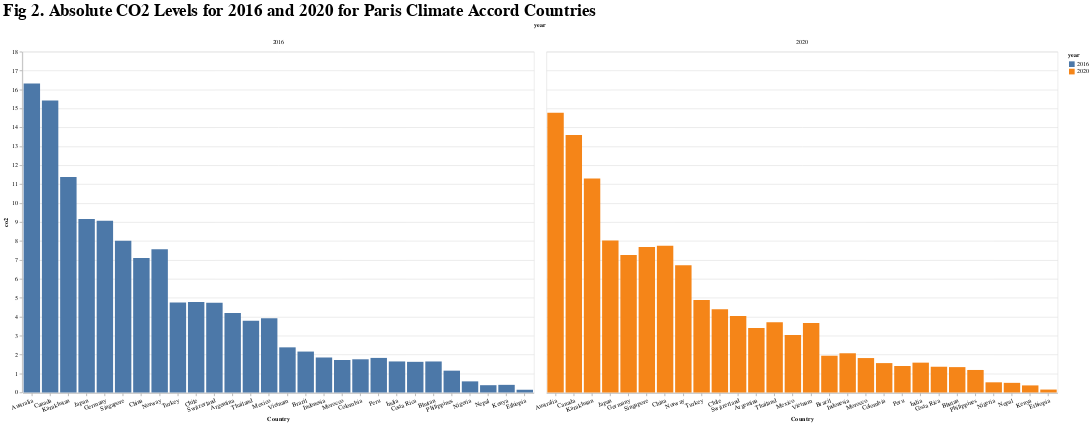

The cell this chart's notebook holds for it:
### Markdown cell above
### This line chart over time before and after the time of the policy (2016) gives us a rough idea of a before-after comparison  of the CO2 emissions for the countries that signed the Climate Accord. We also get an idea of the highest CO2 emitting countries, which appear to be Australia, Canada, and Kazakstan. More details of specific values for each year can be found by hovering over the graph. Overall, we get the impression that prior to the policy and after the policy, most countries either maintain CO2 levels or decrease them slightly over time.

### Code cell
df_2016 = complete_agreement_countries[complete_agreement_countries['year'] == 2016]
df_2020 = complete_agreement_countries[complete_agreement_countries['year'] == 2020]

comp_df = pd.concat([df_2016, df_2020])

selector = alt.selection_point(fields = ['country_name'])

base = alt.Chart(comp_df).properties(
    width=300,
    height=250,
).add_params(selector).configure_axis(
    labelFontSize=14, 
    titleFontSize=30  
)

chart = base.mark_bar().encode(
    x=alt.X('country_name:N', title='Country', sort='-y', axis=alt.Axis(labelAngle=-20)),
    y='co2:Q',
    column='year:N', 
    color='year:N',
    opacity=alt.condition(selector, alt.value(1), alt.value(0.1)),
    tooltip=['country_name', 'co2', 'year']
).properties(
    width=900,
    height=600,
).properties(
    title = "Fig 2. Absolute CO2 Levels for 2016 and 2020 for Paris Climate Accord Countries"
).configure_title(
    fontSize=30
).configure_axis(
    labelFontSize=11 
)
chart

### Figure 1 — Vega-Lite specification as saved in the notebook (floating-point values rounded to 4 significant figures)
{"config": {"view": {"continuousWidth": 300, "continuousHeight": 300}, "axis": {"labelFontSize": 11}, "title": {"fontSize": 30}}, "data": {"name": "data-6b0c119f5f308db8f43e8168c1e6064c"}, "mark": {"type": "bar"}, "encoding": {"color": {"field": "year", "type": "nominal"}, "column": {"field": "year", "type": "nominal"}, "opacity": {"condition": {"param": "param_4", "value": 1}, "value": 0.1}, "tooltip": [{"field": "country_name", "type": "nominal"}, {"field": "co2", "type": "quantitative"}, {"field": "year", "type": "quantitative"}], "x": {"axis": {"labelAngle": -20}, "field": "country_name", "sort": "-y", "title": "Country", "type": "nominal"}, "y": {"field": "co2", "type": "quantitative"}}, "height": 600, "params": [{"name": "param_4", "select": {"type": "point", "fields": ["country_name"]}}], "title": "Fig 2. Absolute CO2 Levels for 2016 and 2020 for Paris Climate Accord Countries", "width": 900, "$schema": "https://vega.github.io/schema/vega-lite/v5.16.3.json", "datasets": {"data-6b0c119f5f308db8f43e8168c1e6064c": [{"country_code": "BRA", "country_name": "Brazil", "region": "Latin America & Caribbean", "capital_city": "Brasilia", "income_group": "Upper middle income", "gov_effectiveness": -0.588, "pop_density": 25.64, "econ_status": "Developing", "group": "USAN", "year": 2016.0, "target": "Yes", "renewable_nrg_output": null, "renewable_nrg_consump": 45.46, "co2": 2.161, "gini": 53.3, "tree_loss": 5379000.0}, {"country_code": "BTN", "country_name": "Bhutan", "region": "South Asia", "capital_city": "Thimphu", "income_group": "Lower middle income", "gov_effectiveness": 0.556, "pop_density": 20.39, "econ_status": "Developing", "group": "SAARC", "year": 2016.0, "target": "No", "renewable_nrg_output": null, "renewable_nrg_consump": 85.02, "co2": 1.638, "gini": null, "tree_loss": 1963.0}, {"country_code": "CAN", "country_name": "Canada", "region": "North America", "capital_city": "Ottawa", "income_group": "High income: OECD", "gov_effectiveness": 1.567, "pop_density": 4.35, "econ_status": "Developed", "group": "USMCA", "year": 2016.0, "target": "No", "renewable_nrg_output": null, "renewable_nrg_consump": 21.62, "co2": 15.42, "gini": 32.7, "tree_loss": 2084000.0}, {"country_code": "CHE", "country_name": "Switzerland", "region": "Europe & Central Asia", "capital_city": "Bern", "income_group": "High income: OECD", "gov_effectiveness": 2.05, "pop_density": 220.3, "econ_status": "Developed", "group": "EFTA", "year": 2016.0, "target": "Yes", "renewable_nrg_output": null, "renewable_nrg_consump": 24.1, "co2": 4.737, "gini": 33.0, "tree_loss": 1679.0}, {"country_code": "CHL", "country_name": "Chile", "region": "Latin America & Caribbean", "capital_city": "Santiago", "income_group": "Upper middle income", "gov_effectiveness": 0.547, "pop_density": 26.22, "econ_status": "Developing", "group": "USAN", "year": 2016.0, "target": "Yes", "renewable_nrg_output": null, "renewable_nrg_consump": 24.55, "co2": 4.784, "gini": null, "tree_loss": 113900.0}, {"country_code": "CHN", "country_name": "China", "region": "East Asia & Pacific", "capital_city": "Beijing", "income_group": "Upper middle income", "gov_effectiveness": 0.495, "pop_density": 150.4, "econ_status": "Developing", "group": null, "year": 2016.0, "target": "Yes", "renewable_nrg_output": null, "renewable_nrg_consump": 12.6, "co2": 7.106, "gini": 38.5, "tree_loss": 718700.0}, {"country_code": "COL", "country_name": "Colombia", "region": "Latin America & Caribbean", "capital_city": "Bogota", "income_group": "Upper middle income", "gov_effectiveness": 0.014, "pop_density": 46.43, "econ_status": "Developing", "group": "USAN", "year": 2016.0, "target": "No", "renewable_nrg_output": null, "renewable_nrg_consump": 30.6, "co2": 1.754, "gini": 50.6, "tree_loss": 291000.0}, {"country_code": "CRI", "country_name": "Costa Rica", "region": "Latin America & Caribbean", "capital_city": "San Jose", "income_group": "Upper middle income", "gov_effectiveness": 0.053, "pop_density": 100.9, "econ_status": "Developing", "group": "CAIS", "year": 2016.0, "target": "No", "renewable_nrg_output": null, "renewable_nrg_consump": 34.11, "co2": 1.619, "gini": 48.7, "tree_loss": 13790.0}, {"country_code": "IDN", "country_name": "Indonesia", "region": "East Asia & Pacific", "capital_city": "Jakarta", "income_group": "Lower middle income", "gov_effectiveness": 0.437, "pop_density": 144.6, "econ_status": "Developing", "group": "ASEAN", "year": 2016.0, "target": "Yes", "renewable_nrg_output": 12.07, "renewable_nrg_consump": 27.77, "co2": 1.848, "gini": 39.3, "tree_loss": 2422000.0}, {"country_code": "IND", "country_name": "India", "region": "South Asia", "capital_city": "New Delhi", "income_group": "Lower middle income", "gov_effectiveness": 0.37, "pop_density": 473.4, "econ_status": "Developing", "group": "SAARC", "year": 2016.0, "target": "Yes", "renewable_nrg_output": null, "renewable_nrg_consump": 33.01, "co2": 1.64, "gini": 34.8, "tree_loss": 175400.0}, {"country_code": "JPN", "country_name": "Japan", "region": "East Asia & Pacific", "capital_city": "Tokyo", "income_group": "High income: OECD", "gov_effectiveness": 1.62, "pop_density": 344.8, "econ_status": "Developed", "group": null, "year": 2016.0, "target": "Yes", "renewable_nrg_output": null, "renewable_nrg_consump": 6.38, "co2": 9.167, "gini": null, "tree_loss": 54990.0}, {"country_code": "KAZ", "country_name": "Kazakhstan", "region": "Europe & Central Asia", "capital_city": "Astana", "income_group": "Upper middle income", "gov_effectiveness": 0.143, "pop_density": 7.038, "econ_status": "Developing", "group": null, "year": 2016.0, "target": "No", "renewable_nrg_output": null, "renewable_nrg_consump": 2.07, "co2": 11.38, "gini": 27.2, "tree_loss": 1289.0}, {"country_code": "KEN", "country_name": "Kenya", "region": "Sub-Saharan Africa", "capital_city": "Nairobi", "income_group": "Low income", "gov_effectiveness": -0.301, "pop_density": 93.13, "econ_status": "Developing", "group": null, "year": 2016.0, "target": "No", "renewable_nrg_output": null, "renewable_nrg_consump": 71.07, "co2": 0.4032, "gini": null, "tree_loss": 19050.0}, {"country_code": "DEU", "country_name": "Germany", "region": "Europe & Central Asia", "capital_city": "Berlin", "income_group": "High income: OECD", "gov_effectiveness": 1.29, "pop_density": 238.1, "econ_status": "Developed", "group": "EU", "year": 2016.0, "target": "Yes", "renewable_nrg_output": null, "renewable_nrg_consump": 14.24, "co2": 9.073, "gini": 31.4, "tree_loss": 26880.0}, {"country_code": "ETH", "country_name": "Ethiopia", "region": "Sub-Saharan Africa", "capital_city": "Addis ababa", "income_group": "Low income", "gov_effectiveness": -0.745, "pop_density": 106.6, "econ_status": "Developing", "group": null, "year": 2016.0, "target": "No", "renewable_nrg_output": null, "renewable_nrg_consump": 90.37, "co2": 0.1448, "gini": null, "tree_loss": 19580.0}, {"country_code": "ARG", "country_name": "Argentina", "region": "Latin America & Caribbean", "capital_city": "Buenos Aires", "income_group": "Upper middle income", "gov_effectiveness": -0.283, "pop_density": 16.74, "econ_status": "Developing", "group": "USAN", "year": 2016.0, "target": "Yes", "renewable_nrg_output": null, "renewable_nrg_consump": 9.38, "co2": 4.202, "gini": 42.0, "tree_loss": 230200.0}, {"country_code": "AUS", "country_name": "Australia", "region": "East Asia & Pacific", "capital_city": "Canberra", "income_group": "High income: OECD", "gov_effectiveness": 1.529, "pop_density": 3.339, "econ_status": "Developed", "group": null, "year": 2016.0, "target": "Yes", "renewable_nrg_output": null, "renewable_nrg_consump": 9.36, "co2": 16.32, "gini": 33.7, "tree_loss": 430900.0}, {"country_code": "MAR", "country_name": "Morocco", "region": "Middle East & North Africa", "capital_city": "Rabat", "income_group": "Lower middle income", "gov_effectiveness": -0.132, "pop_density": 83.08, "econ_status": "Developing", "group": null, "year": 2016.0, "target": "Yes", "renewable_nrg_output": null, "renewable_nrg_consump": 11.07, "co2": 1.717, "gini": null, "tree_loss": 2041.0}, {"country_code": "MEX", "country_name": "Mexico", "region": "Latin America & Caribbean", "capital_city": "Mexico City", "income_group": "Upper middle income", "gov_effectiveness": -0.281, "pop_density": 65.18, "econ_status": "Developing", "group": "USMCA", "year": 2016.0, "target": "No", "renewable_nrg_output": null, "renewable_nrg_consump": 9.22, "co2": 3.92, "gini": 47.7, "tree_loss": 274200.0}, {"country_code": "NGA", "country_name": "Nigeria", "region": "Sub-Saharan Africa", "capital_city": "Abuja", "income_group": "Lower middle income", "gov_effectiveness": -1.035, "pop_density": 234.3, "econ_status": "Developing", "group": null, "year": 2016.0, "target": "Yes", "renewable_nrg_output": null, "renewable_nrg_consump": 82.02, "co2": 0.5874, "gini": null, "tree_loss": 72190.0}, {"country_code": "NOR", "country_name": "Norway", "region": "Europe & Central Asia", "capital_city": "Oslo", "income_group": "High income: OECD", "gov_effectiveness": 1.942, "pop_density": 14.85, "econ_status": "Developed", "group": "EFTA", "year": 2016.0, "target": "No", "renewable_nrg_output": null, "renewable_nrg_consump": 58.37, "co2": 7.561, "gini": 28.5, "tree_loss": 60080.0}, {"country_code": "NPL", "country_name": "Nepal", "region": "South Asia", "capital_city": "Kathmandu", "income_group": "Low income", "gov_effectiveness": -0.917, "pop_density": 209.5, "econ_status": "Developing", "group": "SAARC", "year": 2016.0, "target": "No", "renewable_nrg_output": null, "renewable_nrg_consump": 79.2, "co2": 0.3853, "gini": null, "tree_loss": 999.0}, {"country_code": "PER", "country_name": "Peru", "region": "Latin America & Caribbean", "capital_city": "Lima", "income_group": "Upper middle income", "gov_effectiveness": -0.398, "pop_density": 26.34, "econ_status": "Developing", "group": "USAN", "year": 2016.0, "target": "No", "renewable_nrg_output": null, "renewable_nrg_consump": 27.2, "co2": 1.826, "gini": 43.6, "tree_loss": 231000.0}, {"country_code": "PHL", "country_name": "Philippines", "region": "East Asia & Pacific", "capital_city": "Manila", "income_group": "Lower middle income", "gov_effectiveness": 0.065, "pop_density": 381.9, "econ_status": "Developing", "group": "ASEAN", "year": 2016.0, "target": "Yes", "renewable_nrg_output": null, "renewable_nrg_consump": 28.51, "co2": 1.153, "gini": null, "tree_loss": 129100.0}, {"country_code": "SGP", "country_name": "Singapore", "region": "East Asia & Pacific", "capital_city": "Singapore", "income_group": "High income: nonOECD", "gov_effectiveness": 2.145, "pop_density": 7595.0, "econ_status": "Developed", "group": "ASEAN", "year": 2016.0, "target": "No", "renewable_nrg_output": null, "renewable_nrg_consump": 0.71, "co2": 8.02, "gini": null, "tree_loss": 154.0}, {"country_code": "THA", "country_name": "Thailand", "region": "East Asia & Pacific", "capital_city": "Bangkok", "income_group": "Upper middle income", "gov_effectiveness": 0.128, "pop_density": 140.2, "econ_status": "Developing", "group": "ASEAN", "year": 2016.0, "target": "Yes", "renewable_nrg_output": null, "renewable_nrg_consump": 22.43, "co2": 3.795, "gini": 36.9, "tree_loss": 171600.0}, {"country_code": "TUR", "country_name": "Turkey", "region": "Europe & Central Asia", "capital_city": "Ankara", "income_group": "Upper middle income", "gov_effectiveness": -0.199, "pop_density": 109.3, "econ_status": "Developing", "group": null, "year": 2016.0, "target": "Yes", "renewable_nrg_output": null, "renewable_nrg_consump": 13.23, "co2": 4.748, "gini": 41.9, "tree_loss": 25630.0}, {"country_code": "VNM", "country_name": "Vietnam", "region": "East Asia & Pacific", "capital_city": "Hanoi", "income_group": "Lower middle income", "gov_effectiveness": 0.175, "pop_density": 311.0, "econ_status": "Developing", "group": "ASEAN", "year": 2016.0, "target": "Yes", "renewable_nrg_output": null, "renewable_nrg_consump": 26.97, "co2": 2.384, "gini": 35.3, "tree_loss": 353400.0}, {"country_code": "BRA", "country_name": "Brazil", "region": "Latin America & Caribbean", "capital_city": "Brasilia", "income_group": "Upper middle income", "gov_effectiveness": -0.588, "pop_density": 25.64, "econ_status": "Developing", "group": "USAN", "year": 2020.0, "target": "Yes", "renewable_nrg_output": null, "renewable_nrg_consump": 50.05, "co2": 1.942, "gini": 48.9, "tree_loss": 3291000.0}, {"country_code": "BTN", "country_name": "Bhutan", "region": "South Asia", "capital_city": "Thimphu", "income_group": "Lower middle income", "gov_effectiveness": 0.556, "pop_density": 20.39, "econ_status": "Developing", "group": "SAARC", "year": 2020.0, "target": "No", "renewable_nrg_output": null, "renewable_nrg_consump": 88.39, "co2": 1.34, "gini": null, "tree_loss": 1288.0}, {"country_code": "CAN", "country_name": "Canada", "region": "North America", "capital_city": "Ottawa", "income_group": "High income: OECD", "gov_effectiveness": 1.567, "pop_density": 4.35, "econ_status": "Developed", "group": "USMCA", "year": 2020.0, "target": "No", "renewable_nrg_output": null, "renewable_nrg_consump": 23.85, "co2": 13.6, "gini": null, "tree_loss": 1195000.0}, {"country_code": "CHE", "country_name": "Switzerland", "region": "Europe & Central Asia", "capital_city": "Bern", "income_group": "High income: OECD", "gov_effectiveness": 2.05, "pop_density": 220.3, "econ_status": "Developed", "group": "EFTA", "year": 2020.0, "target": "Yes", "renewable_nrg_output": null, "renewable_nrg_consump": 26.37, "co2": 4.042, "gini": null, "tree_loss": 3928.0}, {"country_code": "CHL", "country_name": "Chile", "region": "Latin America & Caribbean", "capital_city": "Santiago", "income_group": "Upper middle income", "gov_effectiveness": 0.547, "pop_density": 26.22, "econ_status": "Developing", "group": "USAN", "year": 2020.0, "target": "Yes", "renewable_nrg_output": null, "renewable_nrg_consump": 26.73, "co2": 4.395, "gini": 44.9, "tree_loss": 70590.0}, {"country_code": "CHN", "country_name": "China", "region": "East Asia & Pacific", "capital_city": "Beijing", "income_group": "Upper middle income", "gov_effectiveness": 0.495, "pop_density": 150.4, "econ_status": "Developing", "group": null, "year": 2020.0, "target": "Yes", "renewable_nrg_output": null, "renewable_nrg_consump": 14.81, "co2": 7.756, "gini": 37.1, "tree_loss": 422200.0}, {"country_code": "COL", "country_name": "Colombia", "region": "Latin America & Caribbean", "capital_city": "Bogota", "income_group": "Upper middle income", "gov_effectiveness": 0.014, "pop_density": 46.43, "econ_status": "Developing", "group": "USAN", "year": 2020.0, "target": "No", "renewable_nrg_output": null, "renewable_nrg_consump": 31.31, "co2": 1.552, "gini": 53.5, "tree_loss": 324200.0}, {"country_code": "CRI", "country_name": "Costa Rica", "region": "Latin America & Caribbean", "capital_city": "San Jose", "income_group": "Upper middle income", "gov_effectiveness": 0.053, "pop_density": 100.9, "econ_status": "Developing", "group": "CAIS", "year": 2020.0, "target": "No", "renewable_nrg_output": null, "renewable_nrg_consump": 36.43, "co2": 1.36, "gini": 49.2, "tree_loss": 8261.0}, {"country_code": "IDN", "country_name": "Indonesia", "region": "East Asia & Pacific", "capital_city": "Jakarta", "income_group": "Lower middle income", "gov_effectiveness": 0.437, "pop_density": 144.6, "econ_status": "Developing", "group": "ASEAN", "year": 2020.0, "target": "Yes", "renewable_nrg_output": null, "renewable_nrg_consump": 22.01, "co2": 2.072, "gini": 37.6, "tree_loss": 961600.0}, {"country_code": "IND", "country_name": "India", "region": "South Asia", "capital_city": "New Delhi", "income_group": "Lower middle income", "gov_effectiveness": 0.37, "pop_density": 473.4, "econ_status": "Developing", "group": "SAARC", "year": 2020.0, "target": "Yes", "renewable_nrg_output": null, "renewable_nrg_consump": 35.82, "co2": 1.576, "gini": 34.8, "tree_loss": 137700.0}, {"country_code": "JPN", "country_name": "Japan", "region": "East Asia & Pacific", "capital_city": "Tokyo", "income_group": "High income: OECD", "gov_effectiveness": 1.62, "pop_density": 344.8, "econ_status": "Developed", "group": null, "year": 2020.0, "target": "Yes", "renewable_nrg_output": null, "renewable_nrg_consump": 8.45, "co2": 8.031, "gini": null, "tree_loss": 48050.0}, {"country_code": "KAZ", "country_name": "Kazakhstan", "region": "Europe & Central Asia", "capital_city": "Astana", "income_group": "Upper middle income", "gov_effectiveness": 0.143, "pop_density": 7.038, "econ_status": "Developing", "group": null, "year": 2020.0, "target": "No", "renewable_nrg_output": null, "renewable_nrg_consump": 1.78, "co2": 11.3, "gini": null, "tree_loss": 1853.0}, {"country_code": "KEN", "country_name": "Kenya", "region": "Sub-Saharan Africa", "capital_city": "Nairobi", "income_group": "Low income", "gov_effectiveness": -0.301, "pop_density": 93.13, "econ_status": "Developing", "group": null, "year": 2020.0, "target": "No", "renewable_nrg_output": null, "renewable_nrg_consump": 72.5, "co2": 0.3741, "gini": 36.2, "tree_loss": 19040.0}, {"country_code": "DEU", "country_name": "Germany", "region": "Europe & Central Asia", "capital_city": "Berlin", "income_group": "High income: OECD", "gov_effectiveness": 1.29, "pop_density": 238.1, "econ_status": "Developed", "group": "EU", "year": 2020.0, "target": "Yes", "renewable_nrg_output": null, "renewable_nrg_consump": 18.6, "co2": 7.255, "gini": null, "tree_loss": 186900.0}, {"country_code": "ETH", "country_name": "Ethiopia", "region": "Sub-Saharan Africa", "capital_city": "Addis ababa", "income_group": "Low income", "gov_effectiveness": -0.745, "pop_density": 106.6, "econ_status": "Developing", "group": null, "year": 2020.0, "target": "No", "renewable_nrg_output": null, "renewable_nrg_consump": 89.52, "co2": 0.1544, "gini": null, "tree_loss": 17980.0}, {"country_code": "ARG", "country_name": "Argentina", "region": "Latin America & Caribbean", "capital_city": "Buenos Aires", "income_group": "Upper middle income", "gov_effectiveness": -0.283, "pop_density": 16.74, "econ_status": "Developing", "group": "USAN", "year": 2020.0, "target": "Yes", "renewable_nrg_output": null, "renewable_nrg_consump": 9.84, "co2": 3.406, "gini": 42.3, "tree_loss": 197400.0}, {"country_code": "AUS", "country_name": "Australia", "region": "East Asia & Pacific", "capital_city": "Canberra", "income_group": "High income: OECD", "gov_effectiveness": 1.529, "pop_density": 3.339, "econ_status": "Developed", "group": null, "year": 2020.0, "target": "Yes", "renewable_nrg_output": null, "renewable_nrg_consump": 10.89, "co2": 14.78, "gini": null, "tree_loss": 2356000.0}, {"country_code": "MAR", "country_name": "Morocco", "region": "Middle East & North Africa", "capital_city": "Rabat", "income_group": "Lower middle income", "gov_effectiveness": -0.132, "pop_density": 83.08, "econ_status": "Developing", "group": null, "year": 2020.0, "target": "Yes", "renewable_nrg_output": null, "renewable_nrg_consump": 10.92, "co2": 1.819, "gini": null, "tree_loss": 3621.0}, {"country_code": "MEX", "country_name": "Mexico", "region": "Latin America & Caribbean", "capital_city": "Mexico City", "income_group": "Upper middle income", "gov_effectiveness": -0.281, "pop_density": 65.18, "econ_status": "Developing", "group": "USMCA", "year": 2020.0, "target": "No", "renewable_nrg_output": null, "renewable_nrg_consump": 12.33, "co2": 3.041, "gini": 45.4, "tree_loss": 299500.0}, {"country_code": "NGA", "country_name": "Nigeria", "region": "Sub-Saharan Africa", "capital_city": "Abuja", "income_group": "Lower middle income", "gov_effectiveness": -1.035, "pop_density": 234.3, "econ_status": "Developing", "group": null, "year": 2020.0, "target": "Yes", "renewable_nrg_output": null, "renewable_nrg_consump": 82.51, "co2": 0.5375, "gini": null, "tree_loss": 99200.0}, {"country_code": "NOR", "country_name": "Norway", "region": "Europe & Central Asia", "capital_city": "Oslo", "income_group": "High income: OECD", "gov_effectiveness": 1.942, "pop_density": 14.85, "econ_status": "Developed", "group": "EFTA", "year": 2020.0, "target": "No", "renewable_nrg_output": null, "renewable_nrg_consump": 61.29, "co2": 6.725, "gini": null, "tree_loss": 68360.0}, {"country_code": "NPL", "country_name": "Nepal", "region": "South Asia", "capital_city": "Kathmandu", "income_group": "Low income", "gov_effectiveness": -0.917, "pop_density": 209.5, "econ_status": "Developing", "group": "SAARC", "year": 2020.0, "target": "No", "renewable_nrg_output": null, "renewable_nrg_consump": 74.54, "co2": 0.5094, "gini": null, "tree_loss": 2233.0}, {"country_code": "PER", "country_name": "Peru", "region": "Latin America & Caribbean", "capital_city": "Lima", "income_group": "Upper middle income", "gov_effectiveness": -0.398, "pop_density": 26.34, "econ_status": "Developing", "group": "USAN", "year": 2020.0, "target": "No", "renewable_nrg_output": null, "renewable_nrg_consump": 31.62, "co2": 1.399, "gini": 43.8, "tree_loss": 278700.0}, {"country_code": "PHL", "country_name": "Philippines", "region": "East Asia & Pacific", "capital_city": "Manila", "income_group": "Lower middle income", "gov_effectiveness": 0.065, "pop_density": 381.9, "econ_status": "Developing", "group": "ASEAN", "year": 2020.0, "target": "Yes", "renewable_nrg_output": null, "renewable_nrg_consump": 29.06, "co2": 1.19, "gini": null, "tree_loss": 63730.0}, {"country_code": "SGP", "country_name": "Singapore", "region": "East Asia & Pacific", "capital_city": "Singapore", "income_group": "High income: nonOECD", "gov_effectiveness": 2.145, "pop_density": 7595.0, "econ_status": "Developed", "group": "ASEAN", "year": 2020.0, "target": "No", "renewable_nrg_output": null, "renewable_nrg_consump": 0.92, "co2": 7.687, "gini": null, "tree_loss": 165.0}, {"country_code": "THA", "country_name": "Thailand", "region": "East Asia & Pacific", "capital_city": "Bangkok", "income_group": "Upper middle income", "gov_effectiveness": 0.128, "pop_density": 140.2, "econ_status": "Developing", "group": "ASEAN", "year": 2020.0, "target": "Yes", "renewable_nrg_output": null, "renewable_nrg_consump": 20.83, "co2": 3.714, "gini": 35.0, "tree_loss": 119400.0}, {"country_code": "TUR", "country_name": "Turkey", "region": "Europe & Central Asia", "capital_city": "Ankara", "income_group": "Upper middle income", "gov_effectiveness": -0.199, "pop_density": 109.3, "econ_status": "Developing", "group": null, "year": 2020.0, "target": "Yes", "renewable_nrg_output": null, "renewable_nrg_consump": 13.72, "co2": 4.886, "gini": null, "tree_loss": 45350.0}, {"country_code": "VNM", "country_name": "Vietnam", "region": "East Asia & Pacific", "capital_city": "Hanoi", "income_group": "Lower middle income", "gov_effectiveness": 0.175, "pop_density": 311.0, "econ_status": "Developing", "group": "ASEAN", "year": 2020.0, "target": "Yes", "renewable_nrg_output": null, "renewable_nrg_consump": 19.11, "co2": 3.676, "gini": 36.8, "tree_loss": 207600.0}]}}
